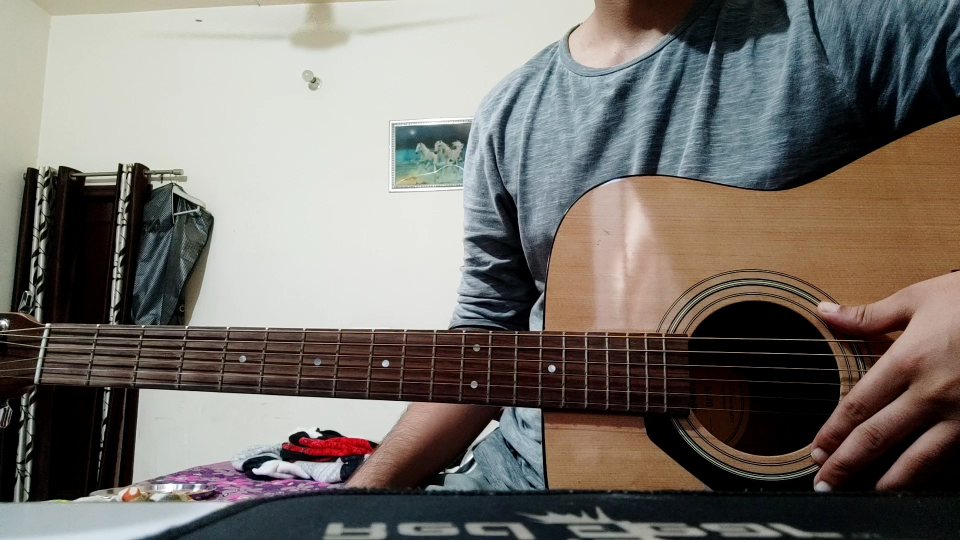
#> input picture GuitarJPEG.jpg, 1920 x 1080 px, found by its file name (shown at 1/2 size)
$ python GuitarPhoto.py   (older library calls are emulated)
#> lines starting #> are read from the running program, lines starting #| are printed output that depends on the picture; after the words box and inside, x2 and y2 are one past the last pixel; in counts of white or black regions, pixels touching at a corner belong together
import cv2
import numpy as np
import math
from PIL import Image
from matplotlib import pyplot as plt

filename = 'E:/Bennett Pdfs/College Project/1Stop/Imports/GuitarJPEG'

img = Image.open( filename + '.jpg' )
#> img is the input picture: PIL image 1920x1080 RGB; mean R, G, B 119.8, 114.8, 108.9
img2=img
img2 = img.resize((int(img.size[0]/3),int(img.size[1]/3)),Image.ANTIALIAS)
data = np.asarray( img2 )
bigImg = np.asarray(img)
frame = data
frame = cv2.cvtColor(frame,cv2.COLOR_RGB2BGR)
bigImg = cv2.cvtColor(bigImg,cv2.COLOR_RGB2BGR)
blur = cv2.GaussianBlur(bigImg,(5,5),0)
frame2 = cv2.GaussianBlur(frame,(5,5),0.5)

# cv2.resize()


threshLow1=50
threshLow2=100
threshHigh1=60
threshHigh2=200


# #Do Your Calculations on Frame Here:

# Copy edges to the images that will display the results in BGR
cdst = frame.copy()
cdstP = frame.copy()


# # Converting the image to grayscale.
gray = cv2.cvtColor(frame, cv2.COLOR_BGR2GRAY)
gray2 = cv2.cvtColor(frame2, cv2.COLOR_BGR2GRAY)

# Using the Canny filter to get contours
edges = cv2.Canny(gray, threshLow1, threshLow2)
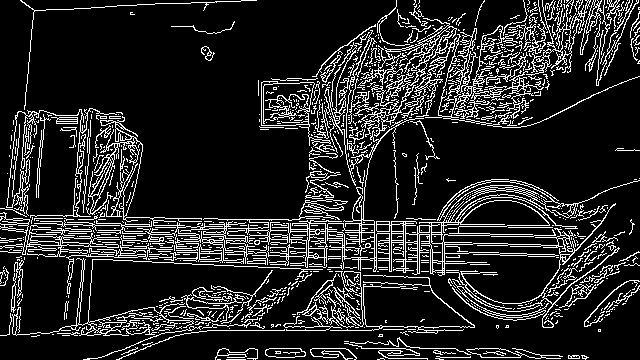
#> edges: shape (360, 640); 14.8% white in thin lines or dots
# edges = cv2.GaussianBlur(edges,(5,5),0.5)
edges2 = cv2.Canny(gray2, threshLow1, threshLow2)
#> edges2: shape (360, 640); 13.6% white in thin lines or dots

# Using the Canny filter with different parameters
edges_high_thresh = cv2.Canny(gray, threshHigh1, threshHigh2,None,5)
#> edges_high_thresh: shape (360, 640); 21.2% white in thin lines or dots
edges_high_thresh2 = cv2.Canny(gray2, threshHigh1, threshHigh2)
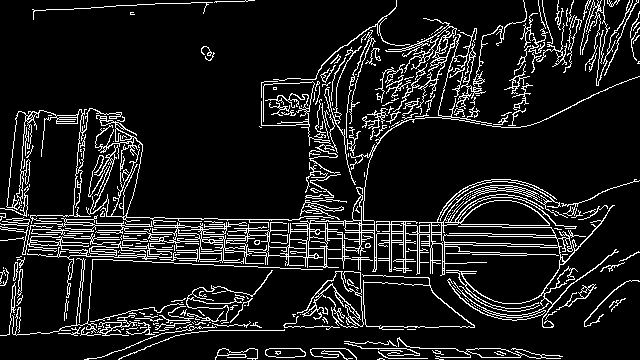
#> edges_high_thresh2: shape (360, 640); 11.2% white in thin lines or dots

angle_array=[]

# Probabilistic Line Transform
linesP = cv2.HoughLinesP(edges, 1, np.pi / 180, 50, None, 50, 10)
#> linesP = 337 rows, first 6: [358, 241, 529, 246], [58, 251, 249, 261], [13, 220, 204, 227], [57, 228, 491, 243], [239, 246, 376, 250], [304, 255, 405, 260]
linesP2 = cv2.HoughLinesP(edges_high_thresh2, 1, np.pi / 180, 50, None, 50, 10)
#> linesP2 = 179 rows, first 6: [58, 228, 269, 236], [458, 251, 571, 255], [389, 241, 578, 248], [8, 239, 148, 246], [151, 221, 228, 222], [348, 232, 462, 235]


ones = np.ones((3,3),np.uint8)
eroder = np.ones((1,3),np.uint8)
grayBlur=cv2.GaussianBlur(gray,(3,3),0.5)
# ret, thImg = cv2.threshold(grayBlur,0,255,cv2.THRESH_BINARY+cv2.THRESH_OTSU)
ret,thImg = cv2.threshold(gray,90,150,cv2.THRESH_BINARY)
#> thImg: shape (360, 640); values 0 (black) and 150 (white), 60.2% white; 240 black regions (216 under 20 px), largest, box (x1, y1, x2, y2) and area: (0, 0, 640, 360) 87343, (186, 286, 253, 323) 1141, (384, 43, 428, 122) 755
ret,thImgInv = cv2.threshold(gray,90,150,cv2.THRESH_BINARY_INV)

dilation = cv2.dilate(thImg,ones)
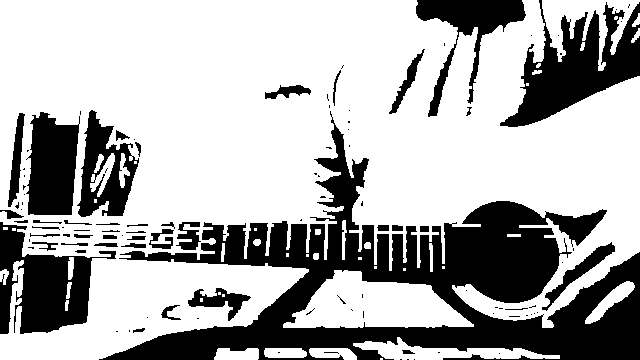
#> dilation: shape (360, 640); values 0 (black) and 150 (white), 68.5% white; 108 black regions (65 under 20 px), largest, box (x1, y1, x2, y2) and area: (99, 111, 640, 360) 41356, (500, 0, 640, 127) 7893, (0, 222, 116, 334) 6413
erosion = cv2.erode(thImgInv,eroder,iterations=5)
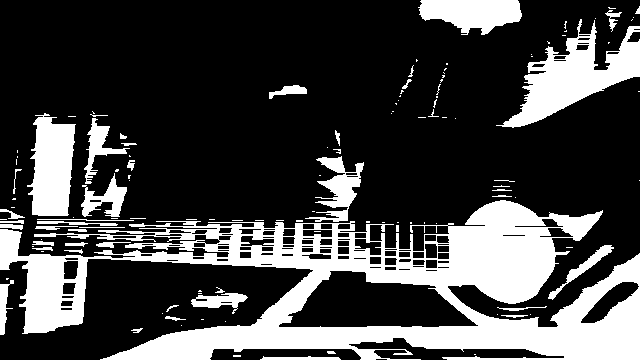
#> erosion: shape (360, 640); values 0 (black) and 150 (white), 26.7% white; 127 white regions (80 under 20 px), largest, box (x1, y1, x2, y2) and area: (0, 200, 640, 360) 41948, (496, 19, 640, 128) 5878, (27, 113, 76, 216) 3633
ret, erosion = cv2.threshold(erosion,90,150,cv2.THRESH_BINARY_INV)
edges = cv2.Canny(thImg,threshHigh1,threshHigh2)
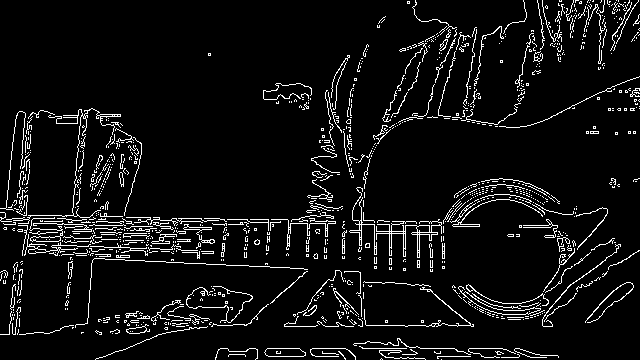
#> edges: shape (360, 640); 6.6% white in thin lines or dots

# Draw the lines
if linesP is not None:
    for i in range(0, len(linesP2)):
        l = linesP[i][0]
        dy= l[3]-l[1]
        dx = l[2]-l[0]
        angle = (math.atan2(dy,dx))*180/np.pi
        angle_array.append(angle)

        l2 = linesP2[i][0]
        dy2= l2[3]-l2[1]
        dx2 = l2[2]-l2[0]
        angle2 = (math.atan2(dy2,dx2))*180/np.pi

        # [4 lines of commented-out code are left out]
        cv2.line(cdstP, (l2[0], l2[1]), (l2[2], l2[3]), (0,255,0), 2, cv2.LINE_AA)
#> this loop made 179 passes
#> (l, dy, dx, angle, l2, dy2, dx2, angle2) on passes 1 to 3: ([358, 241, 529, 246], 5, 171, 1.67, [58, 228, 269, 236], 8, 211, 2.17), ([58, 251, 249, 261], 10, 191, 3, [458, 251, 571, 255], 4, 113, 2.03), ([13, 220, 204, 227], 7, 191, 2.1, [389, 241, 578, 248], 7, 189, 2.12)
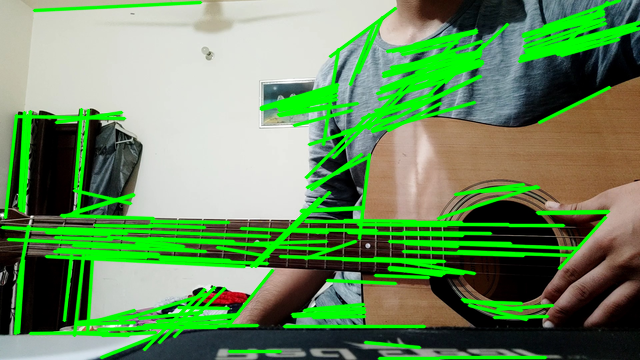
#> cdstP: shape (360, 640, 3); mean B, G, R 94.7, 142.8, 105.3
#> after the loop, angle_array = 179 values, max 45 at index 139, min -87.23 at index 146, mean -8.15


# [11 lines of commented-out code are left out]


cv2.line(cdstP, (l[0], l[1]), (l[2], l[3]), (0,255,0), 2, cv2.LINE_AA)
#> cdstP: shape (360, 640, 3); 0.14% of pixels changed, all inside (x1, y1, x2, y2) = (554, 264, 620, 275)

frame1 = np.hstack((gray, edges, edges_high_thresh))
frame2 = np.hstack((gray2, edges2, edges_high_thresh2))
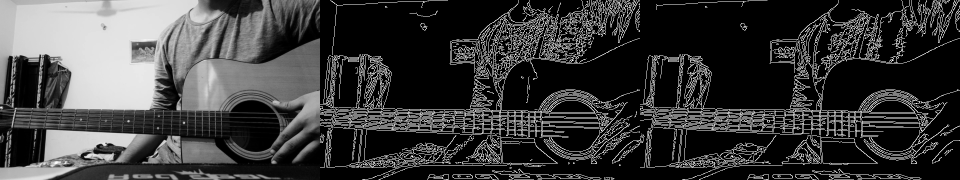
#> frame2: shape (360, 1920) (shown at 1/2 size); min 0, max 255, mean 59.6

# # # pr1int()
# frame1 = gray

while(True):

    cv2.imshow('fram1',frame1)

    cv2.imshow('Probabalisticlines',cdstP)
    # cv2.imshow("Thresh",erosion)
    cv2.imshow("Dilation",dilation)
    cv2.imshow("Erosion",erosion)

    # cv2.imshow('Stdlines',cdst)

    if cv2.waitKey(1) & 0xFF == ord('q'):
#> (key q is pressed here)
        cv2.destroyAllWindows()
        break
